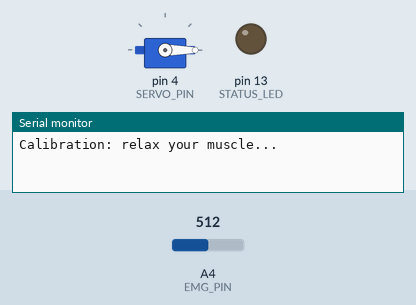
Simulated run of this sketch. Board: Arduino Uno, built with avr-gcc and run on an emulated ATmega328P. Parts: servo, output pins drawn as LEDs (lit = HIGH), the last lines printed to the serial monitor. The inputs (shaded band) are chosen by the test bench; at power-on: A4 (EMG_PIN) = 512.

Above: at 2.2 s.
At 6.5 s:
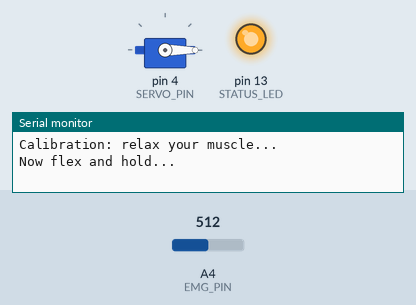
Timing chart, 0 to 12.4 s (numbered marks = the images above):
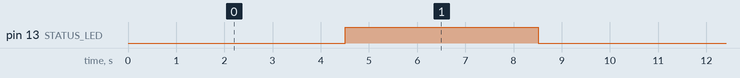

Measured:
- by itself, pin 13 (STATUS_LED): alternates HIGH for 4.0 s and LOW for 5.5 s

The sketch:

prosthetic_arm.ino
```cpp
// EMG-controlled prosthetic hand with per-user calibration.
//
// Flex the muscle -> hand closes. Relax -> hand opens (whole-hand control).
// Same pins as the early prototype: EMG on A4, servo on D4. No extra hardware.
//
// Every power-up runs a short calibration so the threshold fits whoever is
// wearing it: relax for 3 s (records the resting level), then flex for 3 s
// (records the peak), and the threshold is set halfway between the two.
#include <Servo.h>

Servo handServo;

// Pins
const int SERVO_PIN = 4;
const int EMG_PIN = A4;
const int STATUS_LED = 13;          // on during the "flex" phase of calibration

// Servo positions: adjust to your finger mechanism
const int OPEN_ANGLE = 0;
const int CLOSED_ANGLE = 180;

// Calibration
const unsigned long PHASE_MS = 3000;
const float MIN_SPAN_MV = 300.0;    // flex must beat rest by this much, otherwise retry
const float HYSTERESIS_MV = 75.0;   // keeps the hand from flickering near the threshold

// Smoothing
const int SMOOTH_N = 10;

float thresholdMv = 1500.0;
bool handClosed = false;

float readMv() {
  long sum = 0;
  for (int i = 0; i < SMOOTH_N; i++) {
    sum += analogRead(EMG_PIN);
    delay(1);
  }
  return (sum / (float)SMOOTH_N / 1023.0) * 5.0 * 1000.0;
}

void setHand(bool close) {
  handServo.write(close ? CLOSED_ANGLE : OPEN_ANGLE);
  handClosed = close;
}

void calibrate() {
  while (true) {
    Serial.println("Calibration: relax your muscle...");
    delay(1500);
    unsigned long start = millis();
    float restSum = 0; long restN = 0;
    while (millis() - start < PHASE_MS) { restSum += readMv(); restN++; }
    float rest = restSum / restN;

    Serial.println("Now flex and hold...");
    digitalWrite(STATUS_LED, HIGH);
    delay(1000);
    start = millis();
    float peak = 0;
    while (millis() - start < PHASE_MS) {
      float v = readMv();
      if (v > peak) peak = v;
    }
    digitalWrite(STATUS_LED, LOW);

    Serial.print("rest = "); Serial.print(rest);
    Serial.print(" mV, peak = "); Serial.print(peak); Serial.println(" mV");

    if (peak - rest >= MIN_SPAN_MV) {
      thresholdMv = rest + (peak - rest) / 2.0;
      Serial.print("Threshold set to "); Serial.print(thresholdMv); Serial.println(" mV");
      return;
    }
    Serial.println("Signal too weak, check the electrode placement. Trying again.");
    delay(1000);
  }
}

void setup() {
  Serial.begin(9600);
  pinMode(STATUS_LED, OUTPUT);
  handServo.attach(SERVO_PIN);
  setHand(false);
  calibrate();
}

void loop() {
  float mv = readMv();

  if (!handClosed && mv > thresholdMv + HYSTERESIS_MV) setHand(true);
  else if (handClosed && mv < thresholdMv - HYSTERESIS_MV) setHand(false);

  static unsigned long lastPrint = 0;
  if (millis() - lastPrint > 250) {
    lastPrint = millis();
    Serial.print("Voltage: "); Serial.print(mv);
    Serial.print(" mV  threshold: "); Serial.print(thresholdMv);
    Serial.println(handClosed ? "  CLOSED" : "  OPEN");
  }
  delay(10);
}
```
